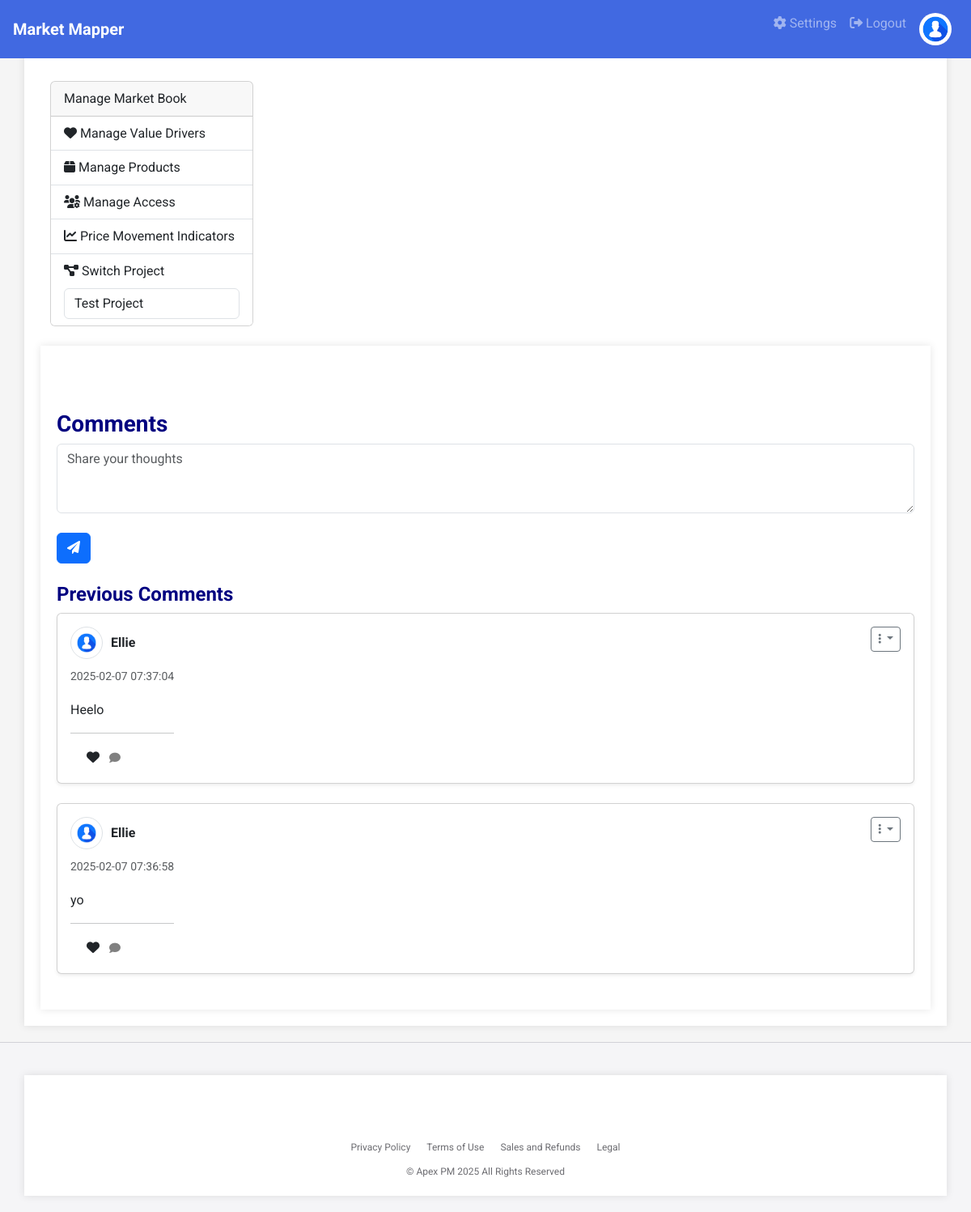
The page /manage/6/market_map (signed in) on the database its author committed.
### app.py (models this page shows, shortened)
class Comment(db.Model):
    id = db.Column(db.Integer, primary_key=True)
    note = db.Column(db.Text, nullable=False)
    date = db.Column(db.DateTime, default=datetime.utcnow)
    user_id = db.Column(db.Integer, db.ForeignKey('user.id'), nullable=False)
    project_id = db.Column(db.Integer, db.ForeignKey('project.id'), nullable=False)
    user = db.relationship('User', backref=db.backref('comments', lazy=True))  # Add this line!
    replies = db.relationship('Reply', cascade='all, delete-orphan', backref='comment')
    likes = db.relationship('Like', cascade='all, delete-orphan', backref='comment')

class User(db.Model, UserMixin):
    id = db.Column(db.Integer, primary_key=True)
    username = db.Column(db.String(20), unique=True, nullable=False)
    email = db.Column(db.String(120), unique=True, nullable=False)  # Added email field
    password_hash = db.Column(db.String(128), nullable=False)
    profile_image = db.Column(db.String(255), nullable=True)  # Add profile_image field
    role = db.Column(db.String(50), nullable=False)  # Add role field
    @property
    def profile_image_url(self):
        if self.profile_image:
            return url_for('static', filename='uploads/' + self.profile_image)
        return url_for('static', filename='uploads/default_profile.png')  # Default profile image

### app.py (the view, shortened to what this page needs)
@app.route('/manage/<int:project_id>/market_map', methods=['GET', 'POST'])
@login_required
def market_map(project_id):
    project = Project.query.get_or_404(project_id)
    if project.user_id != current_user.id and current_user not in project.shared_users:
        flash('You are not authorized to manage this project.', 'danger')
        return redirect(url_for('dashboard'))
    products = Product.query.filter_by(project_id=project_id).all()
    value_drivers = ValueDriver.query.filter_by(project_id=project_id).all()
    comments = Comment.query.filter_by(project_id=project_id).order_by(Comment.date.desc()).options(joinedload(Comment.user)).all()
    user_projects = Project.query.filter_by(user_id=current_user.id).all()
    shared_projects = Project.query.join(project_user).filter(
        project_user.c.user_id == current_user.id,
        project_user.c.status == 'accepted'
    ).all()
    projects = user_projects + shared_projects
    products_by_brand = defaultdict(list)
    for product in products:
        products_by_brand[product.brand_name].append(product)
    num_brands = len(products_by_brand)
    brand_colors = generate_colors(num_brands)
    brand_color_map = {brand: brand_colors[i] for i, brand in enumerate(products_by_brand)}
    scatter_data = []
    bar_chart_data = {}
    product_names = [product.product_name for product in products]
    value_driver_names = [vd.value_driver for vd in value_drivers] # Get Value Driver Names
    return render_template('market_map.html', project=project, scatter_data=scatter_data, bar_chart_data=bar_chart_data, value_driver_names=value_driver_names, product_names=product_names, brand_color_map=brand_color_map, comments=comments, value_drivers=value_drivers, projects=projects)

### app.py (called while the page is built)
@login_manager.user_loader
def load_user(user_id):
    return db.session.get(User, int(user_id))

def generate_colors(num_colors):
    colors = []
    for i in range(num_colors):
        hue = i * (360 / num_colors)
        colors.append(f"hsl({hue}, 70%, 60%)")
    return colors

### templates/market_map.html (shortened to what this page needs)
{% extends 'base.html' %}
{% block content %}
<div class="container-fluid">
    <div class="row">
        <div class="col-md-3">
            <div class="card">
                <div class="card-header">
                    Manage Market Book
                </div>
                <div class="list-group list-group-flush">
                    <a href="{{ url_for('value_drivers', project_id=project.id) }}" class="list-group-item list-group-item-action">
                        <i class="fas fa-heart"></i> Manage Value Drivers
                    </a>
                    <a href="{{ url_for('product_comparison', project_id=project.id) }}" class="list-group-item list-group-item-action">
                        <i class="fas fa-box"></i> Manage Products
                    </a>
                    <a href="{{ url_for('manage_access', project_id=project.id) }}" class="list-group-item list-group-item-action">
                        <i class="fas fa-users-cog"></i> Manage Access
                    </a>
                    <a href="{{ url_for('price_movement_indicators', project_id=project.id) }}" class="list-group-item list-group-item-action">
                        <i class="fas fa-chart-line"></i> Price Movement Indicators
                    </a>
                    <div class="list-group-item">
                        <label for="projectSwitch"><i class="fas fa-project-diagram"></i> Switch Project</label>
                        <select id="projectSwitch" class="form-control" onchange="switchProject()">
                            {% for proj in projects %}
                                <option value="{{ url_for('market_map', project_id=proj.id) }}" {% if proj.id == project.id %}selected{% endif %}>
                                    {{ proj.name }}
                                </option>
                            {% endfor %}
                        </select>
                    </div>
                </div>
            </div>
        </div>
        <div class="col-md-9">
        </div>
    </div>
</div>
<div class="container mt-4">
    <h2>Comments</h2>
    <form method="POST" action="{{ url_for('market_map', project_id=project.id) }}">
        <div class="form-group">
            <textarea class="form-control" id="note" name="note" rows="3" placeholder="Share your thoughts" required></textarea>
        </div>
        <button type="submit" class="btn btn-primary mt-2"><i class="fas fa-paper-plane"></i></button>
    </form>
    <h3 class="mt-4">Previous Comments</h3>
    <div class="row">
        {% for comment in comments %}
        <div class="col-md-12">
            <div class="card mb-4 shadow-sm">
                <div class="card-body">
                    <div class="d-flex justify-content-between">
                        <div>
                            <div class="d-flex align-items-center mb-2">
                                <img src="{{ comment.user.profile_image_url }}" alt="{{ comment.user.username }}'s profile image" class="img-thumbnail" style="width: 40px; height: 40px; border-radius: 50%; margin-right: 10px;">
                                <strong>{{ comment.user.username }}</strong>
                            </div>
                            <p class="card-text"><small class="text-muted">{{ comment.date.strftime('%Y-%m-%d %H:%M:%S') }}</small></p>
                            <p class="card-text">{{ comment.note }}</p>
                            <hr>
                            <form method="POST" action="{{ url_for('like_comment', project_id=project.id, comment_id=comment.id) }}" style="display:inline;">
                                <button type="submit" class="btn btn-sm" style="color: rgb(128, 128, 128); border: none;"></button>
                                    <i class="fas fa-heart"></i>
                            </form>
                            <button class="btn btn-sm" style="color: rgb(128, 128, 128); border: none;" data-toggle="collapse" data-target="#replyForm{{ comment.id }}" aria-expanded="false" aria-controls="replyForm{{ comment.id }}">
                                <i class="fas fa-comment"></i>
                            </button>
                        </div>
                        <div class="dropdown">
                            <button class="btn btn-sm btn-outline-secondary dropdown-toggle" type="button" id="dropdownMenuButton{{ comment.id }}" data-toggle="dropdown" aria-haspopup="true" aria-expanded="false">
                                <i class="fas fa-ellipsis-v"></i>
                            </button>
                        </div>
                    </div>
                </div>
            </div>
        </div>
        {% endfor %}
    </div>
</div>
{% endblock %}

### templates/base.html (style rules this page uses)
body { font-family: 'Roboto', sans-serif; background-color: #F5F5F5; color: #333333; line-height: 1.6; margin: 0; }
h1, h2, h3 { color: #000080; font-weight: 700; }
h2 { font-size: 28px; }
h3 { font-size: 24px; }
a { color: #4169E1; }
.container { background-color: #FFFFFF; padding: 20px; margin-top: 20px; box-shadow: 0 0 10px rgba(0,0,0,0.1); padding-top: 80px; }

### rows shown on the page
Comment: user.username "Ellie", date "2025-02-07 07:37:04", note "Heelo"
Comment: user.username "Ellie", date "2025-02-07 07:36:58", note "yo"

### other values the page prints
form field value "Test Project"
